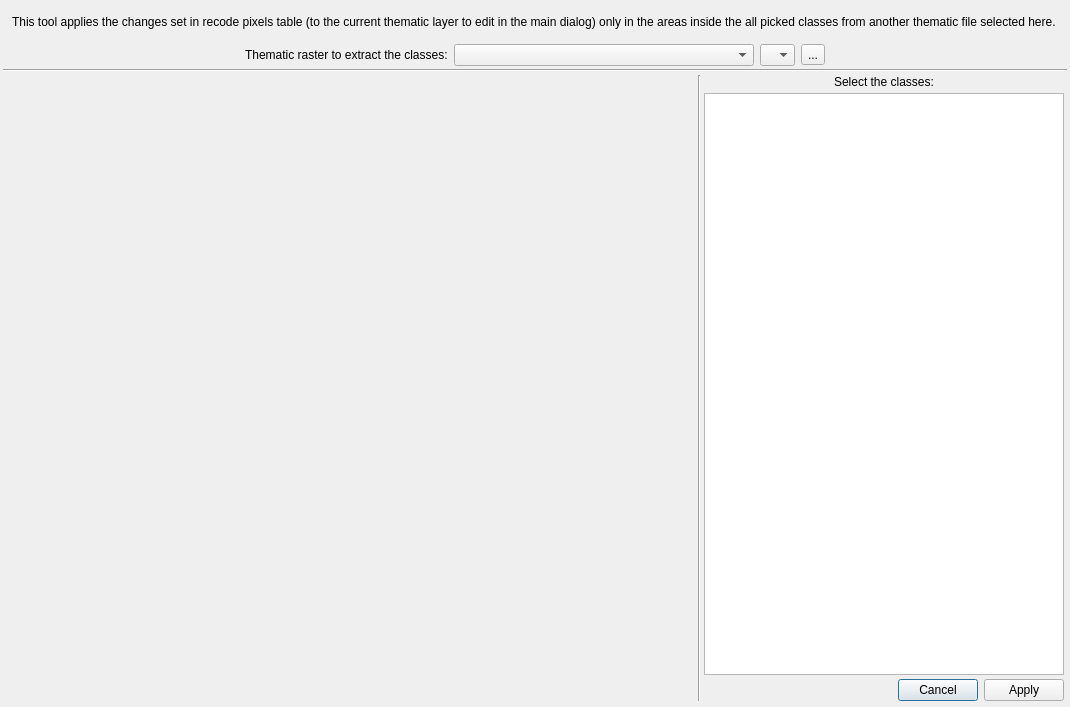
<?xml version="1.0" encoding="UTF-8"?>
<ui version="4.0">
 <class>Dialog</class>
 <widget class="QDialog" name="Dialog">
  <property name="geometry">
   <rect>
    <x>0</x>
    <y>0</y>
    <width>1070</width>
    <height>707</height>
   </rect>
  </property>
  <property name="windowTitle">
   <string>ThRasE - Apply from thematic classes</string>
  </property>
  <layout class="QVBoxLayout" name="verticalLayout">
   <property name="spacing">
    <number>3</number>
   </property>
   <property name="leftMargin">
    <number>3</number>
   </property>
   <property name="topMargin">
    <number>3</number>
   </property>
   <property name="rightMargin">
    <number>3</number>
   </property>
   <property name="bottomMargin">
    <number>3</number>
   </property>
   <item>
    <widget class="QgsMessageBar" name="MsgBar">
     <property name="sizePolicy">
      <sizepolicy hsizetype="Minimum" vsizetype="Fixed">
       <horstretch>0</horstretch>
       <verstretch>0</verstretch>
      </sizepolicy>
     </property>
     <property name="frameShape">
      <enum>QFrame::NoFrame</enum>
     </property>
     <property name="lineWidth">
      <number>0</number>
     </property>
    </widget>
   </item>
   <item>
    <widget class="QWidget" name="widget_3" native="true">
     <layout class="QVBoxLayout" name="verticalLayout_3">
      <property name="bottomMargin">
       <number>12</number>
      </property>
      <item>
       <widget class="QLabel" name="label_2">
        <property name="text">
         <string>This tool applies the changes set in recode pixels table (to the current thematic layer to edit in the main dialog) only in the areas inside the all picked classes from another thematic file selected here.</string>
        </property>
        <property name="alignment">
         <set>Qt::AlignJustify|Qt::AlignVCenter</set>
        </property>
        <property name="wordWrap">
         <bool>true</bool>
        </property>
       </widget>
      </item>
     </layout>
    </widget>
   </item>
   <item>
    <widget class="QWidget" name="widget_6" native="true">
     <property name="maximumSize">
      <size>
       <width>16777215</width>
       <height>32</height>
      </size>
     </property>
     <layout class="QHBoxLayout" name="horizontalLayout_12">
      <property name="leftMargin">
       <number>0</number>
      </property>
      <property name="topMargin">
       <number>0</number>
      </property>
      <property name="rightMargin">
       <number>0</number>
      </property>
      <property name="bottomMargin">
       <number>0</number>
      </property>
      <item>
       <spacer name="horizontalSpacer_2">
        <property name="orientation">
         <enum>Qt::Horizontal</enum>
        </property>
        <property name="sizeHint" stdset="0">
         <size>
          <width>40</width>
          <height>20</height>
         </size>
        </property>
       </spacer>
      </item>
      <item>
       <widget class="QLabel" name="label">
        <property name="text">
         <string>Thematic raster to extract the classes:</string>
        </property>
       </widget>
      </item>
      <item>
       <widget class="QgsMapLayerComboBox" name="QCBox_ThematicFile">
        <property name="sizePolicy">
         <sizepolicy hsizetype="Fixed" vsizetype="Fixed">
          <horstretch>0</horstretch>
          <verstretch>0</verstretch>
         </sizepolicy>
        </property>
        <property name="minimumSize">
         <size>
          <width>300</width>
          <height>0</height>
         </size>
        </property>
        <property name="allowEmptyLayer">
         <bool>true</bool>
        </property>
       </widget>
      </item>
      <item>
       <widget class="QComboBox" name="QCBox_band_ThematicFile">
        <property name="maximumSize">
         <size>
          <width>35</width>
          <height>16777215</height>
         </size>
        </property>
        <property name="toolTip">
         <string>Select the band</string>
        </property>
        <property name="sizeAdjustPolicy">
         <enum>QComboBox::AdjustToContents</enum>
        </property>
       </widget>
      </item>
      <item>
       <widget class="QToolButton" name="QPBtn_BrowseThematicFile">
        <property name="text">
         <string>...</string>
        </property>
       </widget>
      </item>
      <item>
       <spacer name="horizontalSpacer">
        <property name="orientation">
         <enum>Qt::Horizontal</enum>
        </property>
        <property name="sizeHint" stdset="0">
         <size>
          <width>40</width>
          <height>20</height>
         </size>
        </property>
       </spacer>
      </item>
     </layout>
    </widget>
   </item>
   <item>
    <widget class="Line" name="line_2">
     <property name="orientation">
      <enum>Qt::Horizontal</enum>
     </property>
    </widget>
   </item>
   <item>
    <widget class="QWidget" name="widget" native="true">
     <layout class="QHBoxLayout" name="horizontalLayout">
      <property name="spacing">
       <number>3</number>
      </property>
      <property name="leftMargin">
       <number>3</number>
      </property>
      <property name="topMargin">
       <number>0</number>
      </property>
      <property name="rightMargin">
       <number>3</number>
      </property>
      <property name="bottomMargin">
       <number>3</number>
      </property>
      <item>
       <widget class="RenderWidget" name="render_widget" native="true">
        <property name="sizePolicy">
         <sizepolicy hsizetype="Ignored" vsizetype="Ignored">
          <horstretch>0</horstretch>
          <verstretch>0</verstretch>
         </sizepolicy>
        </property>
       </widget>
      </item>
      <item>
       <widget class="Line" name="line">
        <property name="orientation">
         <enum>Qt::Vertical</enum>
        </property>
       </widget>
      </item>
      <item>
       <widget class="QWidget" name="TableBlock" native="true">
        <property name="minimumSize">
         <size>
          <width>360</width>
          <height>0</height>
         </size>
        </property>
        <property name="maximumSize">
         <size>
          <width>360</width>
          <height>16777215</height>
         </size>
        </property>
        <layout class="QVBoxLayout" name="verticalLayout_2">
         <property name="spacing">
          <number>4</number>
         </property>
         <property name="leftMargin">
          <number>0</number>
         </property>
         <property name="topMargin">
          <number>0</number>
         </property>
         <property name="rightMargin">
          <number>0</number>
         </property>
         <property name="bottomMargin">
          <number>0</number>
         </property>
         <item>
          <widget class="QLabel" name="label_3">
           <property name="text">
            <string>Select the classes:</string>
           </property>
           <property name="alignment">
            <set>Qt::AlignCenter</set>
           </property>
           <property name="wordWrap">
            <bool>false</bool>
           </property>
          </widget>
         </item>
         <item>
          <widget class="QTableWidget" name="PixelTable"/>
         </item>
         <item>
          <widget class="QDialogButtonBox" name="DialogButtons">
           <property name="standardButtons">
            <set>QDialogButtonBox::Apply|QDialogButtonBox::Cancel</set>
           </property>
          </widget>
         </item>
        </layout>
       </widget>
      </item>
     </layout>
    </widget>
   </item>
  </layout>
 </widget>
 <customwidgets>
  <customwidget>
   <class>QgsMapLayerComboBox</class>
   <extends>QComboBox</extends>
   <header>qgis.gui</header>
  </customwidget>
  <customwidget>
   <class>RenderWidget</class>
   <extends>QWidget</extends>
   <header>ThRasE.gui.render_widget</header>
   <container>1</container>
  </customwidget>
  <customwidget>
   <class>QgsMessageBar</class>
   <extends>QFrame</extends>
   <header>qgis.gui</header>
   <container>1</container>
  </customwidget>
 </customwidgets>
 <resources/>
 <connections>
  <connection>
   <sender>DialogButtons</sender>
   <signal>rejected()</signal>
   <receiver>Dialog</receiver>
   <slot>reject()</slot>
   <hints>
    <hint type="sourcelabel">
     <x>1011</x>
     <y>666</y>
    </hint>
    <hint type="destinationlabel">
     <x>1069</x>
     <y>592</y>
    </hint>
   </hints>
  </connection>
 </connections>
</ui>
